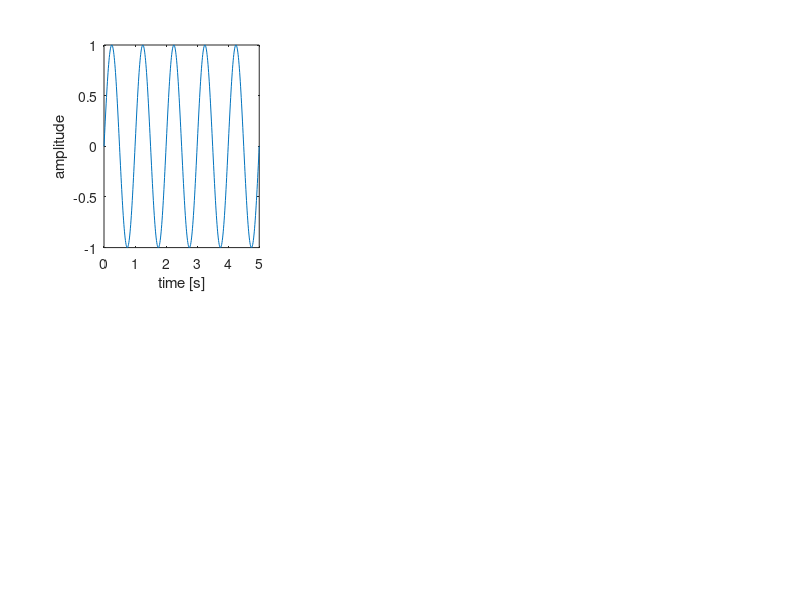

Write MATLAB code to recreate this figure. (Note: this script raises an error after producing the figure.)
%% 4DM90 Structural dynamics LSD 5: DFT/FFT
clear; clc; close all;

%% Define signals
t = 0:0.01:5;

signals = zeros(6,length(t));

% A harmonic signal with f = 1 Hz
signals(1,:) = sin((2*pi) * 1 * t);

% A signal being the sum of two harmonic functions with f1 = 1 Hz and f2 =
% 2 Hz and 90° phase shift
signals(2,:) = signals(1,:) + cos(((2*pi) * 2 * t) + deg2rad(90)); 

% A square wave signal, where each square has a length of 1 sec.
count = 0;
high = true;
for i = 1:length(t)
    if count == 100
        if high == true
            high = false;
        elseif high == false
            high = true;
        end
        count = 0;
    end
    if high == true
        signals(3,i) = 1;
    end
    count = count + 1;
end

% A sawtooth signal
for i = 1:length(t)
    signals(4,i) = mod(i, 100) / 100; % Normalizing to range [0, 1]
end

% A Dirac delta function
signals(5,1) = 1;

% A normally distributed (or Gaussian-distributed white noise signal with
% standard devitation of 1
signals(6,:) = randn(1, length(t));

%% Plot all signals in subplots
figure; 
for i = 1:size(signals,1)
    subplot(2,3,i);
    plot(t,signals(i,:));
    xlabel("time [s]");
    ylabel("amplitude");
    title('Signal '+ string(i));
    ylim([1.5*min(signals(i,:)) 1.5*max(signals(i,:))]);
end

%% Perfrom the fft of all signals
fftSignals = fft(signals, [], 2);
f = (0:length(t)-1) * (1/(t(2)-t(1))); % Frequency vector

% Plot the magnitude of the FFT results
figure;
for i = 1:size(fftSignals, 1)
    subplot(2, 3, i);
    h = stem(f, abs(fftSignals(i,:)));
    h.Marker = '.';        % use a dot instead of a circle
    h.MarkerSize = 6;      % smaller dot
    h.LineWidth = 0.1;       % thinner stem lines
    xlabel("Frequency [Hz]");
    ylabel("Magnitude");
    title('FFT of Signal ' + string(i));
    xlim([0 max(f)]);
    ylim([0 1.2*max(abs(fftSignals(i,:)))]);
end


